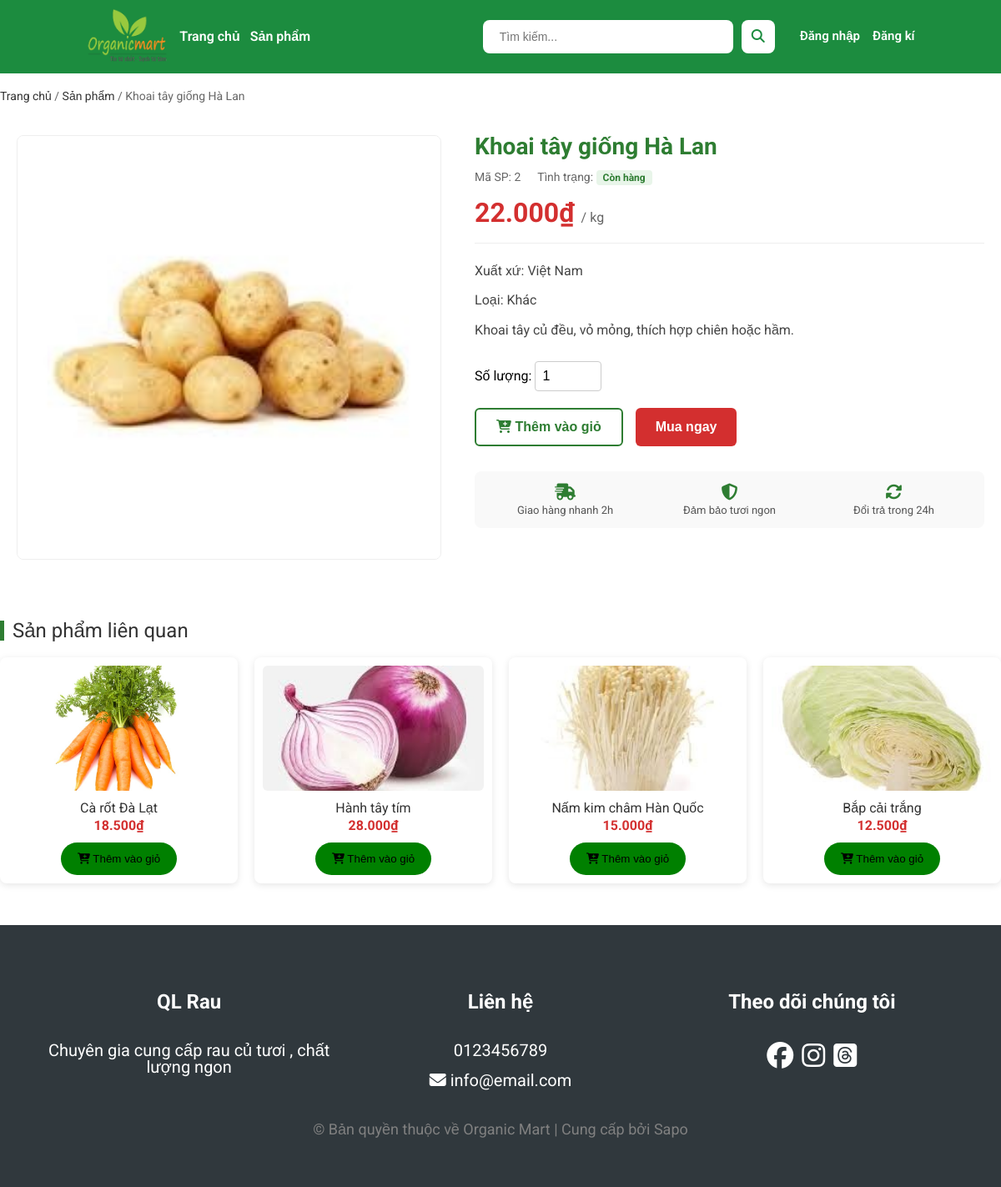
/productDetail.php?id=2, run on the app's committed database.
### tables this page shows
create table if not EXISTS Products
(
    id int PRIMARY KEY AUTO_INCREMENT ,
    name varchar(50) UNIQUE NOT NULL ,
    type ENUM('rau_xanh', 'rau_qua', 'trai_cay') NOT NULL,
    status ENUM('con_hang','het_hang') NOT NULL,
    price double not null,
    image varchar(255) DEFAULT null,
    productDesc varchar(255), 
    nation varchar(255)
    
);

### productDetail.php (the view, shortened to what this page needs)
<?php
include('connect.php');
$id = intval($_GET['id']);
$sql = "SELECT * FROM Products WHERE id = $id";
$result = mysqli_query($conn, $sql);
$product = mysqli_fetch_assoc($result);
$type = $product['type'];
$sqlRelated = "SELECT * FROM Products WHERE type = '$type' AND id != $id LIMIT 4";
$resultRelated = mysqli_query($conn, $sqlRelated);
$typeText = '';
if ($product['type'] == 'rau_cu') $typeText = 'Rau củ';
elseif ($product['type'] == 'rau_qua') $typeText = 'Rau quả';
elseif ($product['type'] == 'trai_cay') $typeText = 'Trái cây';
else $typeText = 'Khác';
$statusText = ($product['status'] == 'con_hang') ? 'Còn hàng' : 'Hết hàng';
?>
<!DOCTYPE html>
<html lang="vi">
<head>
    <link rel="stylesheet" href="css/main.css">
    <link rel="stylesheet" href="css/productDetail.css">
</head>
<body>
    <?php include 'src/components/header.php'; ?>
    <div class="container">
        <div class="breadcrumb">
            <a href="index.php">Trang chủ</a> /
            <a href="products.php">Sản phẩm</a> /
            <span><?php echo $product['name']; ?></span>
        </div>
        <div class="product-detail-wrapper">
            <div class="detail-left">
                <div class="main-image">
                    <img src="./assets/images/product/<?php echo $product['image']; ?>"
                        alt="<?php echo $product['name']; ?>">
                </div>
            </div>
            <div class="detail-right">
                <h1 class="product-title"><?php echo $product['name']; ?></h1>
                <div class="product-meta">
                    <span class="meta-item">Mã SP: <strong><?php echo $product['id']; ?></strong></span>
                    <span class="meta-item">Tình trạng:
                        <span class="status-tag <?php echo $product['status']; ?>">
                            <?php echo $statusText; ?>
                        </span>
                    </span>
                </div>
                <div class="product-price">
                    <?php echo number_format($product['price'], 0, ',', '.'); ?>₫
                    <span class="unit">/ kg</span>
                </div>
                <div class="product-desc">
                    <p><strong>Xuất xứ:</strong> <?php echo $product['nation']; ?></p>
                    <p><strong>Loại:</strong> <?php echo $typeText; ?></p>
                    <p class="desc-content">
                        <?php echo $product['productDesc'] ? $product['productDesc'] : 'Đang cập nhật mô tả...'; ?>
                    </p>
                </div>
                <form action="cart.php" method="POST" class="add-cart-form">
                    <div class="quantity-control">
                        <label>Số lượng:</label>
                        <input type="number" name="quantity" value="1" min="1" max="100">
                    </div>
                    <div class="action-buttons">
                        <button type="submit" name="add_to_cart" class="btn-add-cart">
                            <i class="fa-solid fa-cart-plus"></i> Thêm vào giỏ
                        </button>
                        <button type="submit" name="add_to_cart" class="btn-buy-now"
                            onclick="this.form.action='cart.php?redirect=checkout'">
                            Mua ngay
                        </button>
                    </div>
                </form>
                <div class="policy-box">
                    <div class="policy-item">
                        <i class="fa-solid fa-truck-fast"></i>
                        <span>Giao hàng nhanh 2h</span>
                    </div>
                    <div class="policy-item">
                        <i class="fa-solid fa-shield-halved"></i>
                        <span>Đảm bảo tươi ngon</span>
                    </div>
                    <div class="policy-item">
                        <i class="fa-solid fa-rotate"></i>
                        <span>Đổi trả trong 24h</span>
                    </div>
                </div>
            </div>
        </div>
        <div class="related-products">
            <h2 class="section-title">Sản phẩm liên quan</h2>
            <div class="related-list">
                <?php while($row = mysqli_fetch_assoc($resultRelated)) { ?>
                <div class="related-item">
                    <a href="productDetail.php?id=<?php echo $row['id']; ?>" class="related-link">
                        <img src="./assets/images/product/<?php echo $row['image']; ?>"
                            alt="<?php echo $row['name']; ?>">
                        <h3><?php echo $row['name']; ?></h3>
                        <p class="price"><?php echo number_format($row['price'], 0, ',', '.'); ?>₫</p>
                    </a>
                    <form action="cart.php" method="POST" class="quick-add-form">
                        <button type="submit" name="add_to_cart" class="btn-quick-add">
                            <i class="fa-solid fa-cart-plus"></i> Thêm vào giỏ
                        </button>
                    </form>
                </div>
                <?php } ?>
            </div>
        </div>
    </div>
    <?php include 'src/components/footer.php'; ?>
</body>
</html>

### css/main.css (style rules this page uses)
* { margin: 0; padding: 0; box-sizing: border-box; }
body { font-family: "Roboto", sans-serif; }
.container { max-width: 1200px; margin: auto; }

### css/productDetail.css (style rules this page uses)
.breadcrumb { margin: 20px 0; font-size: 14px; color: #666; }
.breadcrumb a { text-decoration: none; color: #333; }
.product-detail-wrapper { display: flex; gap: 40px; margin-bottom: 50px; background: #fff; padding: 20px; border-radius: 8px; }
.detail-left { flex: 1; }
.main-image img { width: 100%; height: auto; border-radius: 8px; border: 1px solid #eee; object-fit: cover; }
.detail-right { flex: 1.2; }
.product-title { font-size: 28px; font-weight: bold; color: #2e7d32; margin-bottom: 15px; }
.product-meta { display: flex; gap: 20px; margin-bottom: 20px; font-size: 14px; color: #666; }
.status-tag { padding: 2px 8px; border-radius: 4px; font-size: 12px; font-weight: bold; }
.status-tag.con_hang { background-color: #e8f5e9; color: #2e7d32; }
.product-price { font-size: 32px; color: #d32f2f; font-weight: bold; margin-bottom: 20px; padding-bottom: 20px; border-bottom: 1px solid #eee; }
.product-price .unit { font-size: 16px; color: #666; font-weight: normal; }
.product-desc { margin-bottom: 25px; line-height: 1.6; color: #444; }
.product-desc p { margin-bottom: 10px; }
.quantity-control { margin-bottom: 20px; }
.quantity-control input { padding: 8px; width: 80px; border: 1px solid #ccc; border-radius: 4px; font-size: 16px; }
.action-buttons { display: flex; gap: 15px; }
.btn-add-cart, .btn-buy-now { padding: 12px 24px; font-size: 16px; font-weight: bold; border: none; border-radius: 6px; cursor: pointer; transition: 0.3s; }
.btn-add-cart { background-color: #fff; border: 2px solid #2e7d32; color: #2e7d32; }
.btn-buy-now { background-color: #d32f2f; color: white; }
.policy-box { margin-top: 30px; display: grid; grid-template-columns: 1fr 1fr 1fr; gap: 10px; background: #f9f9f9; padding: 15px; border-radius: 8px; }
.policy-item { display: flex; flex-direction: column; align-items: center; text-align: center; gap: 5px; font-size: 13px; color: #555; }
.policy-item i { font-size: 20px; color: #2e7d32; }
.related-products { margin-top: 50px; margin-bottom: 50px; }
.section-title { font-size: 24px; color: #333; margin-bottom: 20px; border-left: 5px solid #2e7d32; padding-left: 10px; }
.related-list { display: grid; grid-template-columns: repeat(4, 1fr); gap: 20px; }
.related-item { background: #fff; padding: 10px; border-radius: 8px; box-shadow: 0 2px 8px rgba(0, 0, 0, 0.1); transition: transform 0.2s; text-align: center; }
.related-item a { text-decoration: none; color: inherit; }
.related-item img { width: 100%; height: 150px; object-fit: cover; border-radius: 6px; margin-bottom: 10px; }
.related-item h3 { font-size: 16px; margin-bottom: 5px; color: #333; }
.related-item .price { color: #d32f2f; font-weight: bold; }

### productDetail.php (style rules this page uses)
.related-products .btn-quick-add { background-color: green; padding: 12px 20px; margin-top: 12px; border: none; border-radius: 20px; font-szie: 20px; }

### data on the page
products: name "Khoai tây giống Hà Lan", image (picture), id "2", status "Còn hàng", price "22.000", nation "Việt Nam", type "Khác", productDesc "Khoai tây củ đều, vỏ mỏng, thích hợp chiên hoặc hầm."
products: image (picture), name "Cà rốt Đà Lạt", price "18.500"
products: image (picture), name "Hành tây tím", price "28.000"
products: image (picture), name "Nấm kim châm Hàn Quốc", price "15.000"
products: image (picture), name "Bắp cải trắng", price "12.500"
